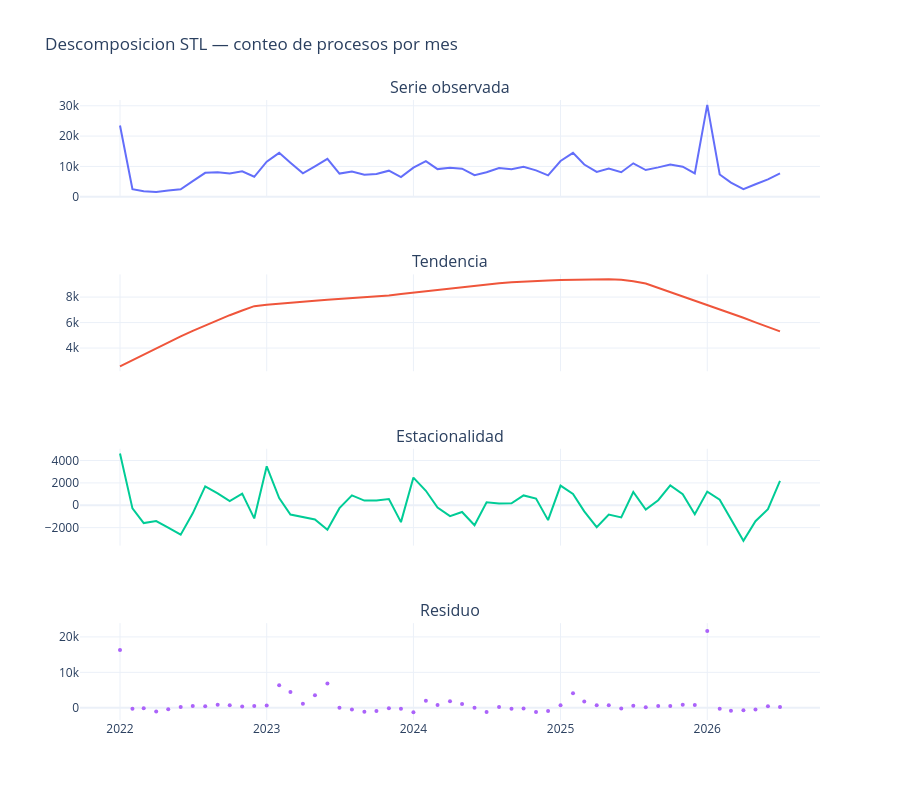

Notebook code for this chart:
### Markdown cell above
# 4. Descomposicion estacional formal (STL)

Se usa `STL` (mas robusto que `seasonal_decompose` clasico ante outliers
residuales) sobre la serie de CONTEO de procesos (menos sensible a un solo
contrato gigante que la serie de valor) y sobre el valor real sin fondos
administrados.

**Nota de interpretacion**: 2022 (borde izquierdo de la ventana de
extraccion) y 2026 (borde derecho, anio incompleto) pueden distorsionar los
componentes de tendencia en los extremos — se grafican completos pero se
interpretan con cautela ahi, priorizando 2023-2025 para conclusiones.

### Code cell
serie_idx = serie.set_index("anio_mes").asfreq("MS")
serie_idx["procesos"] = serie_idx["procesos"].interpolate()  # por si algun mes queda vacio

stl_procesos = STL(serie_idx["procesos"], period=12, robust=True).fit()

fig = make_subplots(rows=4, cols=1, shared_xaxes=True,
                     subplot_titles=["Serie observada", "Tendencia", "Estacionalidad", "Residuo"])
fig.add_trace(go.Scatter(x=serie_idx.index, y=stl_procesos.observed, mode="lines"), row=1, col=1)
fig.add_trace(go.Scatter(x=serie_idx.index, y=stl_procesos.trend, mode="lines"), row=2, col=1)
fig.add_trace(go.Scatter(x=serie_idx.index, y=stl_procesos.seasonal, mode="lines"), row=3, col=1)
fig.add_trace(go.Scatter(x=serie_idx.index, y=stl_procesos.resid, mode="markers", marker=dict(size=4)), row=4, col=1)
fig.update_layout(height=800, title="Descomposicion STL — conteo de procesos por mes", showlegend=False,
                   template="plotly_white")
fig.show()

# Fuerza de la estacionalidad y de la tendencia (formula estandar de Hyndman)
var_resid = stl_procesos.resid.var()
fuerza_estacional = max(0, 1 - var_resid / (stl_procesos.seasonal + stl_procesos.resid).var())
fuerza_tendencia = max(0, 1 - var_resid / (stl_procesos.trend + stl_procesos.resid).var())
print(f"Fuerza de la estacionalidad: {fuerza_estacional:.2f} (0=nula, 1=domina totalmente)")
print(f"Fuerza de la tendencia: {fuerza_tendencia:.2f}")
